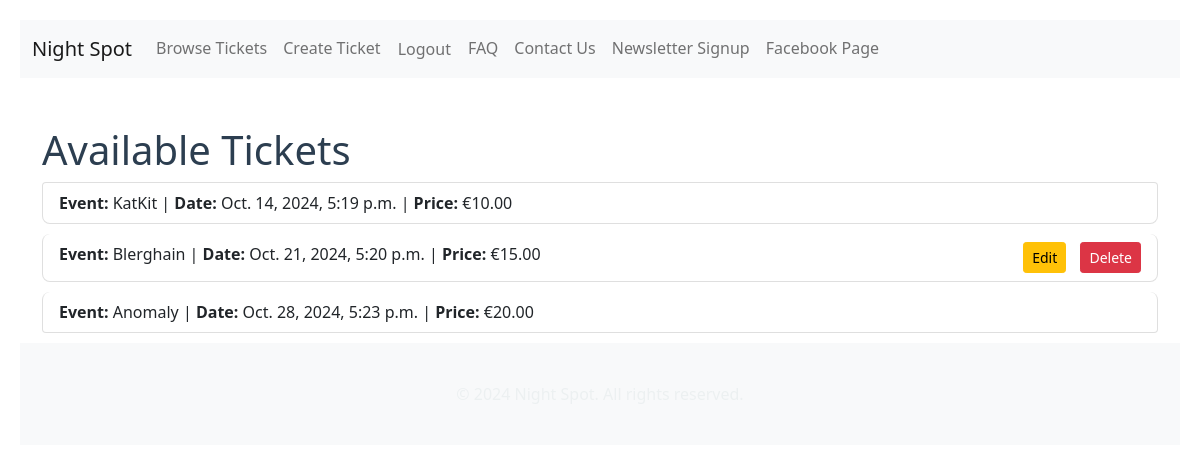
The page /tickets/ (signed in) on the database as committed earlier.
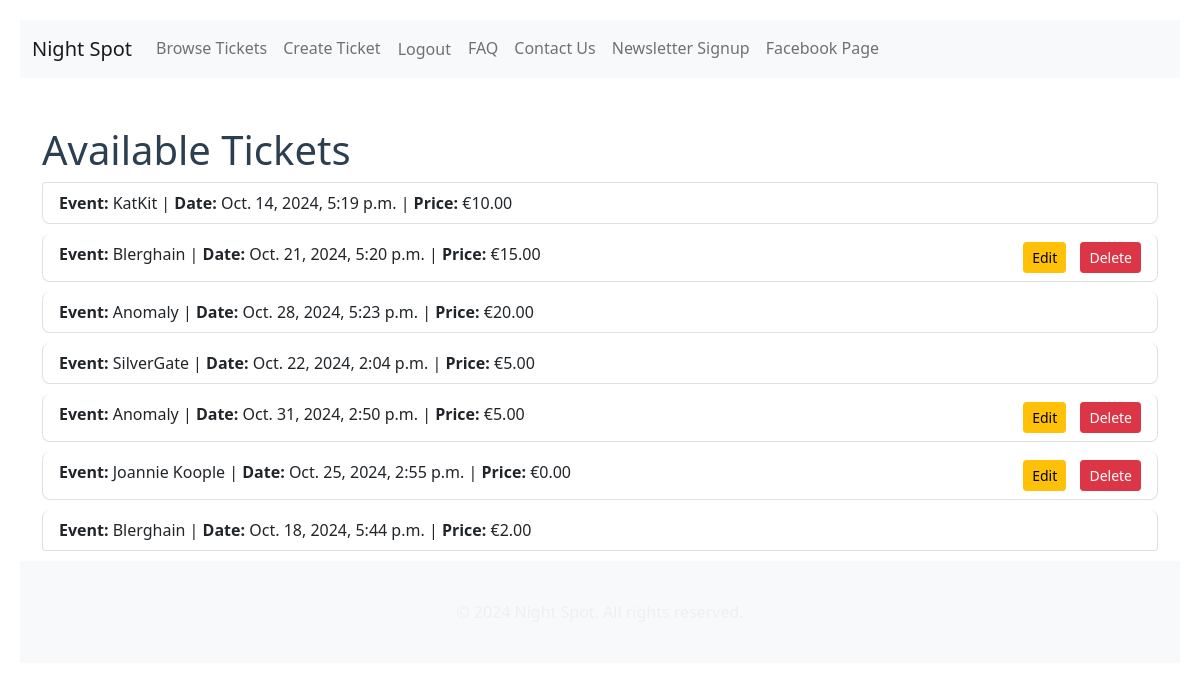
The same page on the database as committed later.
### payments/models.py (models this page shows, shortened)
class Ticket(models.Model):
    TICKET_TYPE_CHOICES = [
        ('guest_list', 'Guest List (Free entry, front of queue)'),
        ('skip_list', 'Skip List (Pay for entry, front of queue)'),
        ('standard', 'Standard Ticket (Queue normally, pay for entry)'),
    ]
    ticket_type = models.CharField(max_length=20, choices=TICKET_TYPE_CHOICES, default='standard')
    event_name = models.CharField(max_length=255)
    event_date = models.DateTimeField()
    ticket_price = models.DecimalField(max_digits=10, decimal_places=2)
    is_sold = models.BooleanField(default=False)
    seller = models.ForeignKey(User, on_delete=models.CASCADE)
    modified_at = models.DateTimeField(auto_now=True)
    is_available = models.BooleanField(default=True)

### payments/views.py (the view)
# urls.py: path('tickets/', views.ticket_list, name='ticket_list'),
@login_required
def ticket_list(request):
    tickets = Ticket.objects.all()
    return render(request, 'ticket_list.html', {'tickets': tickets})

### payments/templates/ticket_list.html (shortened to what this page needs)
{% extends 'base.html' %}
{% load static %}
{% block content %}
<h1>Available Tickets</h1>
<ul class="list-group">
    {% for ticket in tickets %}
        <li class="list-group-item">
            <strong>Event:</strong> {{ ticket.event_name }} |
            <strong>Date:</strong> {{ ticket.event_date }} |
            <strong>Price:</strong> €{{ ticket.ticket_price }}
            <div class="float-end">
                {% if user.is_authenticated %}
                    {% if user == ticket.seller %}
                        <a href="{% url 'edit_ticket' ticket.pk %}" class="btn btn-warning btn-sm">Edit</a>
                        <a href="{% url 'delete_ticket' ticket.pk %}" class="btn btn-danger btn-sm">Delete</a>
                    {% elif ticket.is_available %}
                        <stripe-buy-button
                            buy-button-id="buy_btn_1QAaarLdhgSQpHsXI9ZGK35c"
                            publishable-key="{{ STRIPE_PUBLISHABLE_KEY }}">
                        </stripe-buy-button>
                    {% endif %}
                {% endif %}
            </div>
        </li>
    {% empty %}
        <li class="list-group-item">No tickets available.</li>
    {% endfor %}
</ul>
{% endblock %}

Rows that differ between the two databases and show on the page:
added Ticket: event_name "SilverGate", event_date "Oct. 22, 2024, 2:04 p.m.", ticket_price "5.00"
added Ticket: event_name "Anomaly", event_date "Oct. 31, 2024, 2:50 p.m.", ticket_price "5.00", shows "Edit"
added Ticket: event_name "Joannie Koople", event_date "Oct. 25, 2024, 2:55 p.m.", ticket_price "0.00", shows "Edit"
added Ticket: event_name "Blerghain", event_date "Oct. 18, 2024, 5:44 p.m.", ticket_price "2.00"
